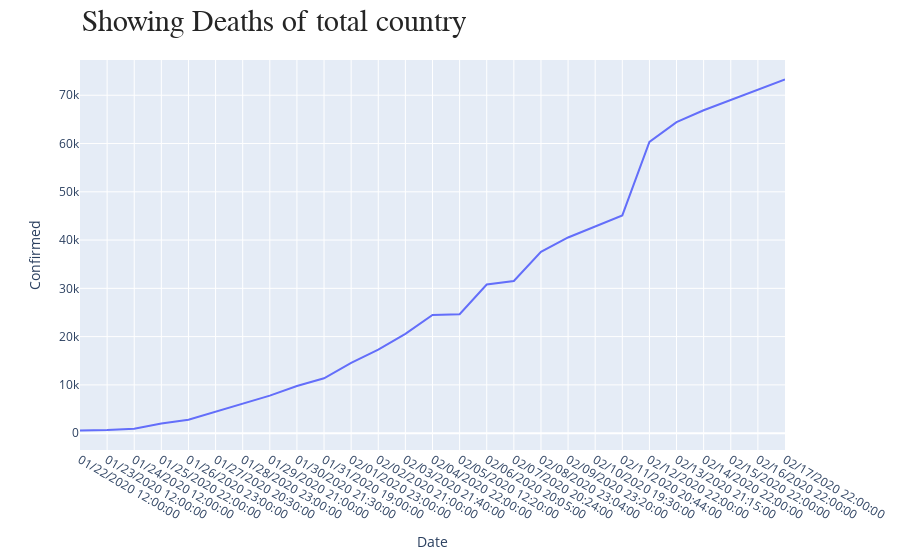

The cell this chart's notebook holds for it:
### Markdown cell above
# Showing Death's of total countries 

Grouping Dataset by Date

### Code cell
fig = px.line(pd.DataFrame(dataset.groupby('Date')['Confirmed'].sum().reset_index()), x="Date", y="Confirmed")
annotations = []
annotations.append(dict(xref='paper', yref='paper', x=0.0, y=1.05,
                              xanchor='left', yanchor='bottom',
                              text='Showing Deaths of total country',
                              font=dict(family='Arial',
                                        size=30,
                                        color='rgb(37,37,37)'),
                              showarrow=False))
fig.update_layout(annotations=annotations)
fig.show()

### Figure 1 — Plotly figure (JSON) as saved in the notebook; plotly's stock layout.template omitted (floating-point values rounded to 4 significant figures)
{"data": [{"hoverlabel": {"namelength": 0}, "hovertemplate": "Date=%{x}<br>Confirmed=%{y}", "legendgroup": "", "line": {"color": "#636efa", "dash": "solid"}, "mode": "lines", "name": "", "showlegend": false, "type": "scatter", "x": ["01/22/2020 12:00:00", "01/23/2020 12:00:00", "01/24/2020 12:00:00", "01/25/2020 22:00:00", "01/26/2020 23:00:00", "01/27/2020 20:30:00", "01/28/2020 23:00:00", "01/29/2020 21:00:00", "01/30/2020 21:30:00", "01/31/2020 19:00:00", "02/01/2020 23:00:00", "02/02/2020 21:00:00", "02/03/2020 21:40:00", "02/04/2020 22:00:00", "02/05/2020 12:20:00", "02/06/2020 20:05:00", "02/07/2020 20:24:00", "02/08/2020 23:04:00", "02/09/2020 23:20:00", "02/10/2020 19:30:00", "02/11/2020 20:44:00", "02/12/2020 22:00:00", "02/13/2020 21:15:00", "02/14/2020 22:00:00", "02/15/2020 22:00:00", "02/16/2020 22:00:00", "02/17/2020 22:00:00"], "xaxis": "x", "y": [555.0, 653.0, 941.0, 2019.0, 2794.0, 4473.0, 6057.0, 7783.0, 9776.0, 11370.0, 14550.0, 17300.0, 20590.0, 24500.0, 24630.0, 30810.0, 31530.0, 37550.0, 40540.0, 42770.0, 45120.0, 60330.0, 64420.0, 66890.0, 69030.0, 71230.0, 73260.0], "yaxis": "y"}], "layout": {"annotations": [{"font": {"color": "rgb(37,37,37)", "family": "Arial", "size": 30}, "showarrow": false, "text": "Showing Deaths of total country", "x": 0.0, "xanchor": "left", "xref": "paper", "y": 1.05, "yanchor": "bottom", "yref": "paper"}], "legend": {"tracegroupgap": 0}, "margin": {"t": 60}, "xaxis": {"anchor": "y", "domain": [0.0, 1.0], "title": {"text": "Date"}}, "yaxis": {"anchor": "x", "domain": [0.0, 1.0], "title": {"text": "Confirmed"}}}}
